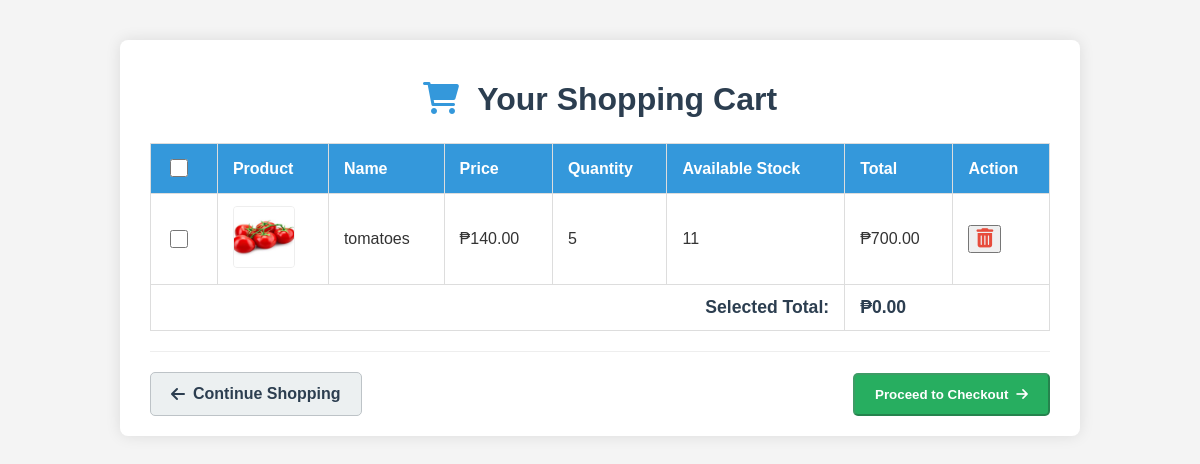
The page /user-dashboard/category/php/cart.php (signed in) on the database its author committed.
### tables this page shows
CREATE TABLE `cart` (
  `cart_id` int(11) NOT NULL,
  `user_id` int(11) NOT NULL,
  `product_id` int(11) NOT NULL,
  `quantity` int(11) NOT NULL DEFAULT 1,
  `created_at` timestamp NOT NULL DEFAULT current_timestamp()
);

CREATE TABLE `products` (
  `id` int(11) NOT NULL,
  `name` varchar(100) NOT NULL,
  `category` varchar(50) NOT NULL,
  `price` decimal(10,2) NOT NULL,
  `unit` varchar(10) NOT NULL,
  `stock` int(11) NOT NULL DEFAULT 0,
  `status` enum('In Stock','Low Stock','Out of Stock') NOT NULL DEFAULT 'In Stock',
  `description` text DEFAULT NULL,
  `image_path` varchar(255) DEFAULT NULL,
  `created_at` timestamp NOT NULL DEFAULT current_timestamp(),
  `updated_at` timestamp NULL DEFAULT NULL ON UPDATE current_timestamp()
);

### user-dashboard/category/php/cart.php (the view, shortened to what this page needs)
<?php
require_once '../../../connect.php';
$user_id = $_SESSION['user_id'];
$cart_items = [];
$sql = "SELECT c.cart_id, c.quantity, p.id as product_id, p.name, p.price, p.image_path, p.stock
        FROM cart c
        JOIN products p ON c.product_id = p.id
        WHERE c.user_id = ?";
if ($stmt = $conn->prepare($sql)) {
    $stmt->bind_param("i", $user_id);
    $stmt->execute();
    $result = $stmt->get_result();
    while ($row = $result->fetch_assoc()) {
        $cart_items[] = $row;
    }
} else {
    error_log("Error preparing statement: " . $conn->error);
    echo "<p>An error occurred while fetching your cart. Please try again later.</p>";
}
?>
<!DOCTYPE html>
<html lang="en">
<head>
    <link rel="stylesheet" href="../css/cart.css">
    <link rel="stylesheet" href="https://cdnjs.cloudflare.com/ajax/libs/font-awesome/6.0.0-beta3/css/all.min.css">
</head>
<body>
    <div class="cart-container">
        <h1><i class="fas fa-shopping-cart"></i> Your Shopping Cart</h1>
        <?php if (empty($cart_items)): ?>
            <p class="empty-cart-message">Your cart is currently empty. <a href="../../user.php">Continue shopping!</a></p>
        <?php else: ?>
            <form id="cartForm" action="../../checkout.php" method="POST">
                <table class="cart-table">
                    <thead>
                        <tr>
                            <th class="select-all-header"><input type="checkbox" id="selectAllCheckbox"></th>
                            <th>Product</th>
                            <th>Name</th>
                            <th>Price</th>
                            <th>Quantity</th>
                            <th>Available Stock</th>
                            <th>Total</th>
                            <th>Action</th>
                        </tr>
                    </thead>
                    <tbody>
                        <?php foreach ($cart_items as $item): ?>
                            <tr data-item-price="<?php echo htmlspecialchars($item['price']); ?>" data-item-quantity="<?php echo htmlspecialchars($item['quantity']); ?>" data-cart-id="<?php echo $item['cart_id']; ?>" data-item-name="<?php echo htmlspecialchars($item['name']); ?>">
                                <td>
                                    <input type="checkbox" name="selected_items[<?php echo $item['cart_id']; ?>]" value="<?php echo $item['quantity']; ?>" class="item-checkbox">
                                </td>
                                <td class="product-image-cell">
                                    <?php
                                    $image_url = '../../../' . htmlspecialchars($item['image_path']);
                                    ?>
                                    <img src="<?php echo $image_url; ?>" alt="<?php echo htmlspecialchars($item['name']); ?>" class="product-thumbnail">
                                </td>
                                <td><?php echo htmlspecialchars($item['name']); ?></td>
                                <td>₱<?php echo number_format($item['price'], 2); ?></td>
                                <td><?php echo htmlspecialchars($item['quantity']); ?></td>
                                <td><?php echo htmlspecialchars($item['stock']); ?></td>
                                <td class="item-total-price">₱<?php echo number_format($item['price'] * $item['quantity'], 2); ?></td>
                                <td class="action-cell">
                                    <button type="button" class="remove-btn" title="Remove item" data-cart-id="<?php echo $item['cart_id']; ?>">
                                        <i class="fas fa-trash-alt"></i>
                                    </button>
                                </td>
                            </tr>
                        <?php endforeach; ?>
                    </tbody>
                    <tfoot>
                        <tr>
                            <td colspan="6" style="text-align: right;"><strong>Selected Total:</strong></td>
                            <td colspan="2"><strong id="selectedTotalPriceValue">₱0.00</strong></td>
                        </tr>
                    </tfoot>
                </table>
                <div class="cart-actions">
                    <a href="../../user.php" class="continue-shopping-btn"><i class="fas fa-arrow-left"></i> Continue Shopping</a>
                    <button type="submit" id="checkoutBtn" class="checkout-btn" disabled>
                        Proceed to Checkout <i class="fas fa-arrow-right"></i>
                    </button>
                </div>
            </form>
        <?php endif; ?>
    </div>
</body>
</html>

### user-dashboard/category/css/cart.css (style rules this page uses)
body { font-family: Arial, sans-serif; background-color: #f4f4f4; margin: 0; padding: 20px; color: #333; }
.cart-container { background-color: #fff; padding: 20px 30px; border-radius: 8px; box-shadow: 0 0 15px rgba(0,0,0,0.1); max-width: 900px; margin: 20px auto; }
.cart-container h1 { text-align: center; color: #2c3e50; margin-bottom: 25px; font-size: 2em; }
.cart-container h1 .fa-shopping-cart { margin-right: 10px; color: #3498db; }
.cart-table { width: 100%; border-collapse: collapse; margin-bottom: 20px; }
.cart-table th, .cart-table td { border: 1px solid #ddd; padding: 12px 15px; text-align: left; }
.cart-table th { background-color: #3498db; color: white; font-weight: bold; }
.product-thumbnail { width: 60px; height: 60px; object-fit: cover; border-radius: 4px; border: 1px solid #eee; }
.product-image-cell { width: 80px; text-align: center; }
.remove-btn { color: #e74c3c; text-decoration: none; font-size: 1.2em; cursor: pointer; }
.action-cell { text-align: center; cursor: pointer; }
.cart-table tfoot td { font-weight: bold; font-size: 1.1em; }
.cart-table tfoot strong { color: #2c3e50; }
.cart-actions { display: flex; justify-content: space-between; align-items: center; margin-top: 20px; padding-top: 20px; border-top: 1px solid #eee; }
.continue-shopping-btn, .checkout-btn { padding: 12px 20px; text-decoration: none; border-radius: 5px; font-weight: bold; display: inline-flex; align-items: center; gap: 8px; transition: background-color 0.3s ease; cursor: pointer; }
.continue-shopping-btn { background-color: #ecf0f1; color: #2c3e50; border: 1px solid #bdc3c7; }
.checkout-btn { background-color: #27ae60; color: white; cursor: pointer; }
input[type="checkbox"] { cursor: pointer; width: 18px; height: 18px; }

### rows shown on the page
cart: product.name (picture), product.name "tomatoes", product.price "140.00", quantity "5", product.stock "11", $item['price'] * $item['quantity'] "700.00"
